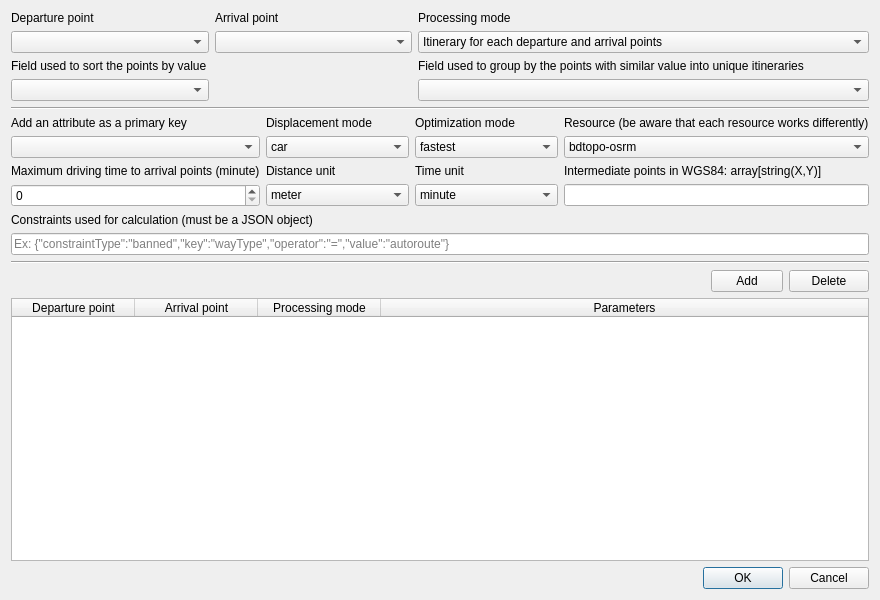
<?xml version="1.0" encoding="UTF-8"?>
<ui version="4.0">
 <class>Itinerary_ING_API</class>
 <widget class="QDialog" name="Itinerary_ING_API">
  <property name="geometry">
   <rect>
    <x>0</x>
    <y>0</y>
    <width>880</width>
    <height>600</height>
   </rect>
  </property>
  <property name="sizePolicy">
   <sizepolicy hsizetype="Preferred" vsizetype="Preferred">
    <horstretch>100</horstretch>
    <verstretch>100</verstretch>
   </sizepolicy>
  </property>
  <property name="minimumSize">
   <size>
    <width>880</width>
    <height>600</height>
   </size>
  </property>
  <property name="maximumSize">
   <size>
    <width>2000</width>
    <height>1363</height>
   </size>
  </property>
  <property name="windowTitle">
   <string>Itinerary_ING_API</string>
  </property>
  <property name="autoFillBackground">
   <bool>false</bool>
  </property>
  <layout class="QVBoxLayout" name="verticalLayout">
   <item>
    <layout class="QGridLayout" name="gridLayout_input">
     <item row="1" column="0">
      <widget class="QComboBox" name="comboBox_departure">
       <property name="sizePolicy">
        <sizepolicy hsizetype="Minimum" vsizetype="Fixed">
         <horstretch>0</horstretch>
         <verstretch>0</verstretch>
        </sizepolicy>
       </property>
       <property name="maximumSize">
        <size>
         <width>16777215</width>
         <height>16777215</height>
        </size>
       </property>
       <property name="baseSize">
        <size>
         <width>0</width>
         <height>0</height>
        </size>
       </property>
       <property name="editable">
        <bool>false</bool>
       </property>
       <property name="currentText">
        <string/>
       </property>
       <property name="currentIndex">
        <number>-1</number>
       </property>
       <property name="placeholderText">
        <string>-- Select your vector layer --</string>
       </property>
      </widget>
     </item>
     <item row="1" column="1">
      <widget class="QComboBox" name="comboBox_arrival">
       <property name="placeholderText">
        <string>-- Select your vector layer --</string>
       </property>
      </widget>
     </item>
     <item row="0" column="1">
      <widget class="QLabel" name="label_arrival">
       <property name="text">
        <string>Arrival point</string>
       </property>
      </widget>
     </item>
     <item row="0" column="2">
      <widget class="QLabel" name="label_processingMode">
       <property name="text">
        <string>Processing mode</string>
       </property>
      </widget>
     </item>
     <item row="0" column="0">
      <widget class="QLabel" name="label_departure">
       <property name="text">
        <string>Departure point</string>
       </property>
       <property name="buddy">
        <cstring>comboBox_departure</cstring>
       </property>
      </widget>
     </item>
     <item row="1" column="2">
      <widget class="QComboBox" name="comboBox_processingMode">
       <item>
        <property name="text">
         <string>Itinerary for each departure and arrival points</string>
        </property>
       </item>
       <item>
        <property name="text">
         <string>Itinerary for each departure and arrival points filtered by a minimal driving time</string>
        </property>
       </item>
       <item>
        <property name="text">
         <string>Sequential point routing from a single layer</string>
        </property>
       </item>
      </widget>
     </item>
     <item row="2" column="0">
      <widget class="QLabel" name="label_orderColumn">
       <property name="text">
        <string>Field used to sort the points by value</string>
       </property>
      </widget>
     </item>
     <item row="3" column="0">
      <widget class="QComboBox" name="comboBox_orderColumn"/>
     </item>
     <item row="2" column="2">
      <widget class="QLabel" name="label_groupByColumn">
       <property name="text">
        <string>Field used to group by the points with similar value into unique itineraries</string>
       </property>
      </widget>
     </item>
     <item row="3" column="2">
      <widget class="QComboBox" name="comboBox_groupByColumn"/>
     </item>
    </layout>
   </item>
   <item>
    <widget class="Line" name="line">
     <property name="orientation">
      <enum>Qt::Horizontal</enum>
     </property>
    </widget>
   </item>
   <item>
    <layout class="QGridLayout" name="gridLayout_isochrone_parameters">
     <property name="sizeConstraint">
      <enum>QLayout::SetDefaultConstraint</enum>
     </property>
     <item row="4" column="2">
      <widget class="QComboBox" name="comboBox_TimeUnit">
       <item>
        <property name="text">
         <string>minute</string>
        </property>
       </item>
       <item>
        <property name="text">
         <string>second</string>
        </property>
       </item>
       <item>
        <property name="text">
         <string>hour</string>
        </property>
       </item>
       <item>
        <property name="text">
         <string>standard</string>
        </property>
       </item>
      </widget>
     </item>
     <item row="1" column="3">
      <widget class="QLabel" name="label_resource">
       <property name="text">
        <string>Resource (be aware that each resource works differently)</string>
       </property>
      </widget>
     </item>
     <item row="3" column="2">
      <widget class="QLabel" name="label_TimeUnit">
       <property name="text">
        <string>Time unit</string>
       </property>
       <property name="wordWrap">
        <bool>true</bool>
       </property>
      </widget>
     </item>
     <item row="2" column="3">
      <widget class="QComboBox" name="comboBox_resource">
       <item>
        <property name="text">
         <string>bdtopo-osrm</string>
        </property>
       </item>
       <item>
        <property name="text">
         <string>bdtopo-valhalla</string>
        </property>
       </item>
       <item>
        <property name="text">
         <string>bdtopo-pgr</string>
        </property>
       </item>
       <item>
        <property name="text">
         <string>pgr_sgl_r100_all</string>
        </property>
       </item>
       <item>
        <property name="text">
         <string>graph_pgr_D013</string>
        </property>
       </item>
      </widget>
     </item>
     <item row="2" column="0">
      <widget class="QComboBox" name="comboBox_key">
       <property name="enabled">
        <bool>true</bool>
       </property>
       <property name="currentText">
        <string/>
       </property>
      </widget>
     </item>
     <item row="1" column="0">
      <widget class="QLabel" name="comboBox_key_label">
       <property name="text">
        <string>Add an attribute as a primary key</string>
       </property>
      </widget>
     </item>
     <item row="1" column="1">
      <widget class="QLabel" name="label_profile">
       <property name="text">
        <string>Displacement mode</string>
       </property>
      </widget>
     </item>
     <item row="2" column="1">
      <widget class="QComboBox" name="comboBox_profile">
       <item>
        <property name="text">
         <string>car</string>
        </property>
       </item>
       <item>
        <property name="text">
         <string>pedestrian</string>
        </property>
       </item>
      </widget>
     </item>
     <item row="4" column="1">
      <widget class="QComboBox" name="comboBox_DistanceUnit">
       <property name="sizePolicy">
        <sizepolicy hsizetype="Minimum" vsizetype="Fixed">
         <horstretch>0</horstretch>
         <verstretch>0</verstretch>
        </sizepolicy>
       </property>
       <item>
        <property name="text">
         <string>meter</string>
        </property>
       </item>
       <item>
        <property name="text">
         <string>kilometer</string>
        </property>
       </item>
      </widget>
     </item>
     <item row="3" column="1">
      <widget class="QLabel" name="label_DistanceUnit">
       <property name="text">
        <string>Distance unit</string>
       </property>
      </widget>
     </item>
     <item row="3" column="0">
      <widget class="QLabel" name="label_MaximumTime">
       <property name="text">
        <string>Maximum driving time to arrival points (minute)</string>
       </property>
      </widget>
     </item>
     <item row="2" column="2">
      <widget class="QComboBox" name="comboBox_Optimization">
       <item>
        <property name="text">
         <string>fastest</string>
        </property>
       </item>
       <item>
        <property name="text">
         <string>shortest</string>
        </property>
       </item>
      </widget>
     </item>
     <item row="1" column="2">
      <widget class="QLabel" name="label_Optimization">
       <property name="text">
        <string>Optimization mode</string>
       </property>
      </widget>
     </item>
     <item row="3" column="3">
      <widget class="QLabel" name="label_intermediates">
       <property name="text">
        <string>Intermediate points in WGS84: array[string(X,Y)]</string>
       </property>
      </widget>
     </item>
     <item row="4" column="3">
      <widget class="QLineEdit" name="lineEdit_intermediates">
       <property name="sizePolicy">
        <sizepolicy hsizetype="Preferred" vsizetype="Fixed">
         <horstretch>0</horstretch>
         <verstretch>0</verstretch>
        </sizepolicy>
       </property>
      </widget>
     </item>
     <item row="4" column="0">
      <widget class="QSpinBox" name="spinBox_MaximumTime">
       <property name="maximum">
        <number>999</number>
       </property>
      </widget>
     </item>
    </layout>
   </item>
   <item>
    <widget class="QLabel" name="label_constraint">
     <property name="text">
      <string>Constraints used for calculation (must be a JSON object)</string>
     </property>
    </widget>
   </item>
   <item>
    <widget class="QLineEdit" name="lineEdit_constraint">
     <property name="placeholderText">
      <string>Ex: {&quot;constraintType&quot;:&quot;banned&quot;,&quot;key&quot;:&quot;wayType&quot;,&quot;operator&quot;:&quot;=&quot;,&quot;value&quot;:&quot;autoroute&quot;}</string>
     </property>
    </widget>
   </item>
   <item>
    <widget class="Line" name="line_2">
     <property name="orientation">
      <enum>Qt::Horizontal</enum>
     </property>
    </widget>
   </item>
   <item>
    <layout class="QGridLayout" name="gridLayout_QTableWidget_buttons">
     <item row="0" column="1">
      <widget class="QPushButton" name="pushButton_Ajouter_table">
       <property name="sizePolicy">
        <sizepolicy hsizetype="Preferred" vsizetype="Fixed">
         <horstretch>0</horstretch>
         <verstretch>0</verstretch>
        </sizepolicy>
       </property>
       <property name="minimumSize">
        <size>
         <width>30</width>
         <height>0</height>
        </size>
       </property>
       <property name="maximumSize">
        <size>
         <width>16777215</width>
         <height>16777215</height>
        </size>
       </property>
       <property name="layoutDirection">
        <enum>Qt::RightToLeft</enum>
       </property>
       <property name="text">
        <string>Add</string>
       </property>
      </widget>
     </item>
     <item row="0" column="0">
      <spacer name="horizontalSpacer_5">
       <property name="orientation">
        <enum>Qt::Horizontal</enum>
       </property>
       <property name="sizeType">
        <enum>QSizePolicy::MinimumExpanding</enum>
       </property>
       <property name="sizeHint" stdset="0">
        <size>
         <width>700</width>
         <height>20</height>
        </size>
       </property>
      </spacer>
     </item>
     <item row="0" column="2">
      <widget class="QPushButton" name="pushButton_Effacer_ligne_table">
       <property name="text">
        <string>Delete</string>
       </property>
      </widget>
     </item>
    </layout>
   </item>
   <item>
    <widget class="QTableWidget" name="tableWidget">
     <property name="sizeAdjustPolicy">
      <enum>QAbstractScrollArea::AdjustToContents</enum>
     </property>
     <property name="editTriggers">
      <set>QAbstractItemView::NoEditTriggers</set>
     </property>
     <property name="selectionBehavior">
      <enum>QAbstractItemView::SelectRows</enum>
     </property>
     <property name="horizontalScrollMode">
      <enum>QAbstractItemView::ScrollPerItem</enum>
     </property>
     <property name="showGrid">
      <bool>true</bool>
     </property>
     <attribute name="horizontalHeaderVisible">
      <bool>true</bool>
     </attribute>
     <attribute name="horizontalHeaderCascadingSectionResizes">
      <bool>true</bool>
     </attribute>
     <attribute name="horizontalHeaderMinimumSectionSize">
      <number>39</number>
     </attribute>
     <attribute name="horizontalHeaderDefaultSectionSize">
      <number>123</number>
     </attribute>
     <attribute name="horizontalHeaderHighlightSections">
      <bool>true</bool>
     </attribute>
     <attribute name="horizontalHeaderShowSortIndicator" stdset="0">
      <bool>false</bool>
     </attribute>
     <attribute name="horizontalHeaderStretchLastSection">
      <bool>true</bool>
     </attribute>
     <attribute name="verticalHeaderVisible">
      <bool>true</bool>
     </attribute>
     <attribute name="verticalHeaderCascadingSectionResizes">
      <bool>false</bool>
     </attribute>
     <attribute name="verticalHeaderDefaultSectionSize">
      <number>30</number>
     </attribute>
     <attribute name="verticalHeaderShowSortIndicator" stdset="0">
      <bool>false</bool>
     </attribute>
     <attribute name="verticalHeaderStretchLastSection">
      <bool>false</bool>
     </attribute>
     <column>
      <property name="text">
       <string>Departure point</string>
      </property>
     </column>
     <column>
      <property name="text">
       <string>Arrival point</string>
      </property>
     </column>
     <column>
      <property name="text">
       <string>Processing mode</string>
      </property>
     </column>
     <column>
      <property name="text">
       <string>Parameters</string>
      </property>
     </column>
    </widget>
   </item>
   <item>
    <widget class="QDialogButtonBox" name="button_box">
     <property name="enabled">
      <bool>true</bool>
     </property>
     <property name="locale">
      <locale language="English" country="UnitedStates"/>
     </property>
     <property name="orientation">
      <enum>Qt::Horizontal</enum>
     </property>
     <property name="standardButtons">
      <set>QDialogButtonBox::Cancel|QDialogButtonBox::Ok</set>
     </property>
     <property name="centerButtons">
      <bool>false</bool>
     </property>
    </widget>
   </item>
  </layout>
 </widget>
 <tabstops>
  <tabstop>tableWidget</tabstop>
 </tabstops>
 <resources/>
 <connections>
  <connection>
   <sender>button_box</sender>
   <signal>rejected()</signal>
   <receiver>Itinerary_ING_API</receiver>
   <slot>reject()</slot>
   <hints>
    <hint type="sourcelabel">
     <x>9</x>
     <y>568</y>
    </hint>
    <hint type="destinationlabel">
     <x>820</x>
     <y>560</y>
    </hint>
   </hints>
  </connection>
  <connection>
   <sender>button_box</sender>
   <signal>accepted()</signal>
   <receiver>Itinerary_ING_API</receiver>
   <slot>accept()</slot>
   <hints>
    <hint type="sourcelabel">
     <x>9</x>
     <y>568</y>
    </hint>
    <hint type="destinationlabel">
     <x>742</x>
     <y>560</y>
    </hint>
   </hints>
  </connection>
 </connections>
</ui>
